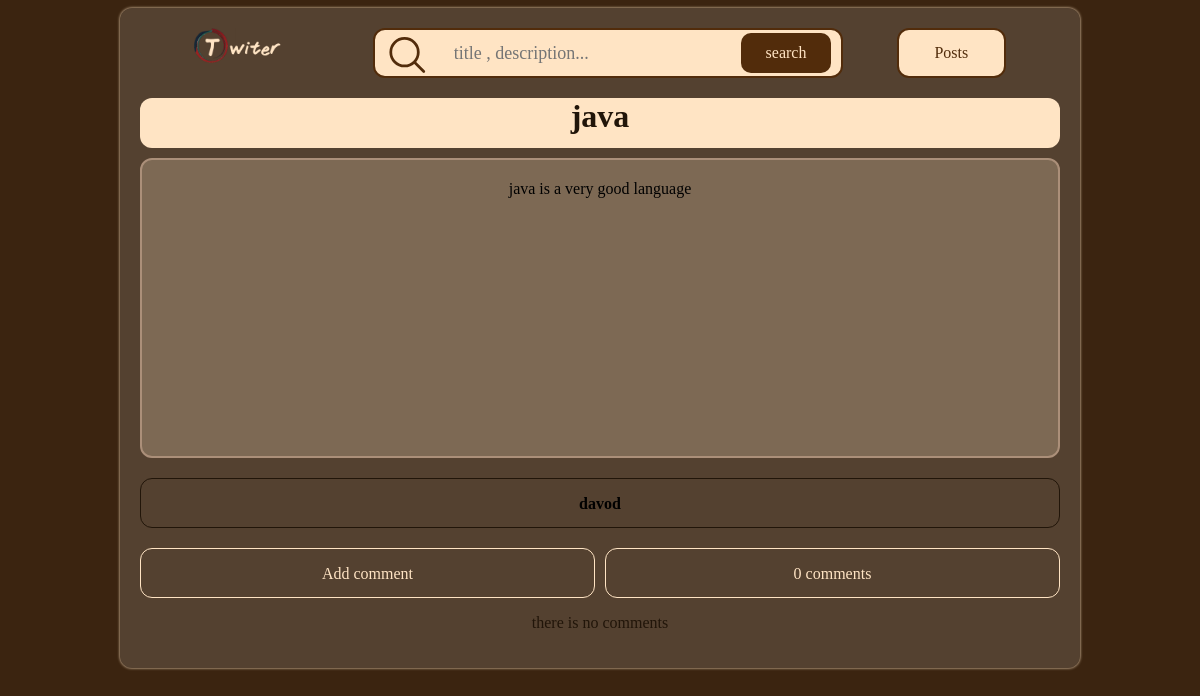
The app's page /blog/post/2/ with its own data.
### blog/models.py (models this page shows, shortened)
class Post(models.Model):
    class PublishedManager(models.Manager):
        def get_queryset(self):
            return super().get_queryset().filter(status=Post.Status.PUBLISHED)
    class Status(models.TextChoices):
        DRAFT = ("draft", "Draft")
        REJECTED = ("rejected", "Rejected")
        PUBLISHED = ("published", "Published")
    auther = models.ForeignKey(User, on_delete=models.CASCADE, related_name="posts")
    title = models.CharField(max_length=250)
    description = models.TextField()
    slug = models.CharField(max_length=250)
    publish = models.DateTimeField(default=timezone.now)
    create = models.DateTimeField(auto_now_add=True)
    update = models.DateTimeField(auto_now=True)
    objects = models.Manager()
    published = PublishedManager()
    status = models.CharField(max_length=250, choices=Status.choices, default=Status.DRAFT)
    class Meta:
        ordering = ['-publish']
        indexes = [
            models.Index(fields=['-publish']),
        ]

### blog/views.py (the view)
# urls.py: path('post/<int:id>/', views.post_detail, name="post_detail"),
def post_detail(request, id):
    post = get_object_or_404(Post, id=id)
    comment_form = CommentForm()
    comments = post.comments.filter(status=True)
    user_login = request.user
    same_person = (post.auther_id == user_login)
    context = {
        'post': post,
        'comments': comments,
        'comment_form': comment_form,
        'same_person': same_person,
    }
    return render(request, "blog/post_detail.html", context)

### blog/forms.py
class CommentForm(forms.ModelForm):
    class Meta:
        model = Comment
        fields = ['auther', 'text']
        widgets = {
            'auther': forms.TextInput(attrs={'class': 'add-comment-auther'}),
            'text': forms.Textarea(attrs={'class': 'add-comment-text'}),
        }

### blog/templates/blog/post_detail.html (shortened to what this page needs)
{% extends "parent/base_template.html" %}
{% block content%}
    <div class="post-tools">
        <h1 class="post-title">{{ post.title }}</h1>
    </div>
    <div class="post-description">
    <p>{{ post.description }}</p>
    </div>
    <h4 class="auther">{{ post.auther }}</h4>
    <div class="ccac">
        {% with comments.count as c_count %}
        <a href="{% url 'blog:add_comment' post.id%}" class="add-comment">Add comment</a>
        <p class="c_count">{{ c_count }} comment{{ c_count|pluralize }}</p>
        {% endwith %}
    </div>
    {% for comment in comments %}
        <div class="comments">
        <p class="p-auther">{{ comment.auther }}</p>
        <p class="p-text">{{ comment.text|linebreaks }}</p>
        </div>
    {% empty %}
        <p class="empty">there is no comments</p>
    {% endfor %}
{% endblock %}

### blog/static/css/base.css (style rules this page uses)
* { font-family: "Comic Sans MS", serif; transition: all ease 200ms; box-sizing: border-box; }
body { background-color: #3b2410; }
a { text-decoration: none; display: block; }
p { margin: 0; }
.post-title { margin: 0 auto 10px; height: 50px; text-align: center; border-radius: 12px; background-color: bisque; color: #211509; }
.post-description { width: 100%; min-height: 300px; margin: 0 auto; border: 2px solid #ab8f79; background-color: rgba(255, 228, 196, 0.24); text-align: center; border-radius: 12px; padding: 20px; }
.auther { margin: 20px auto; height: 50px; text-align: center; border-radius: 12px; line-height: 50px; border: 1px solid #211509; }
.ccac { display: flex; justify-content: space-evenly; gap: 10px; }
.c_count { margin: 0 auto; height: 50px; text-align: center; line-height: 50px; color: bisque; border: 1px solid bisque; border-radius: 12px; width: 50%; }
.add-comment { margin: 0 auto; height: 50px; text-align: center; line-height: 50px; color: bisque; border: 1px solid bisque; border-radius: 12px; width: 50%; }
.empty { margin: 0 auto; height: 50px; text-align: center; line-height: 50px; color: #211509; width: 100%; }
.post-tools { position: relative; }

### records on screen
Post: title "java", description "java is a very good language", auther "davod"

### other values on screen
{{ c_count }} "0"
